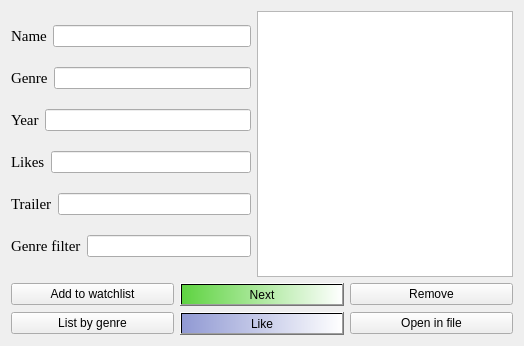
<?xml version="1.0" encoding="UTF-8"?>
<ui version="4.0">
 <class>UserGUI</class>
 <widget class="QWidget" name="UserGUI">
  <property name="geometry">
   <rect>
    <x>0</x>
    <y>0</y>
    <width>524</width>
    <height>346</height>
   </rect>
  </property>
  <property name="windowTitle">
   <string>UserGUI</string>
  </property>
  <layout class="QGridLayout" name="gridLayout_3">
   <item row="0" column="0">
    <layout class="QGridLayout" name="gridLayout_2">
     <item row="0" column="0">
      <layout class="QHBoxLayout" name="horizontalLayout_7">
       <item>
        <layout class="QVBoxLayout" name="verticalLayout">
         <item>
          <layout class="QHBoxLayout" name="horizontalLayout">
           <item>
            <widget class="QLabel" name="nameLabel">
             <property name="font">
              <font>
               <family>Times New Roman</family>
               <pointsize>11</pointsize>
              </font>
             </property>
             <property name="text">
              <string>Name</string>
             </property>
             <property name="alignment">
              <set>Qt::AlignCenter</set>
             </property>
            </widget>
           </item>
           <item>
            <widget class="QLineEdit" name="nameLine"/>
           </item>
          </layout>
         </item>
         <item>
          <layout class="QHBoxLayout" name="horizontalLayout_2">
           <item>
            <widget class="QLabel" name="genreLabel">
             <property name="font">
              <font>
               <family>Times New Roman</family>
               <pointsize>11</pointsize>
              </font>
             </property>
             <property name="text">
              <string>Genre</string>
             </property>
            </widget>
           </item>
           <item>
            <widget class="QLineEdit" name="genreLine"/>
           </item>
          </layout>
         </item>
         <item>
          <layout class="QHBoxLayout" name="horizontalLayout_3">
           <item>
            <widget class="QLabel" name="yearLabel">
             <property name="font">
              <font>
               <family>Times New Roman</family>
               <pointsize>11</pointsize>
              </font>
             </property>
             <property name="text">
              <string>Year</string>
             </property>
            </widget>
           </item>
           <item>
            <widget class="QLineEdit" name="yearLine"/>
           </item>
          </layout>
         </item>
         <item>
          <layout class="QHBoxLayout" name="horizontalLayout_4">
           <item>
            <widget class="QLabel" name="likesLabel">
             <property name="font">
              <font>
               <family>Times New Roman</family>
               <pointsize>11</pointsize>
               <bold>false</bold>
              </font>
             </property>
             <property name="text">
              <string>Likes</string>
             </property>
            </widget>
           </item>
           <item>
            <widget class="QLineEdit" name="likesLine"/>
           </item>
          </layout>
         </item>
         <item>
          <layout class="QHBoxLayout" name="horizontalLayout_5">
           <item>
            <widget class="QLabel" name="trailerLabel">
             <property name="font">
              <font>
               <family>Times New Roman</family>
               <pointsize>11</pointsize>
              </font>
             </property>
             <property name="text">
              <string>Trailer</string>
             </property>
            </widget>
           </item>
           <item>
            <widget class="QLineEdit" name="trailerLine"/>
           </item>
          </layout>
         </item>
         <item>
          <layout class="QHBoxLayout" name="horizontalLayout_6">
           <item>
            <widget class="QLabel" name="filterLabel">
             <property name="font">
              <font>
               <family>Times New Roman</family>
               <pointsize>11</pointsize>
              </font>
             </property>
             <property name="text">
              <string>Genre filter</string>
             </property>
            </widget>
           </item>
           <item>
            <widget class="QLineEdit" name="filterLine"/>
           </item>
          </layout>
         </item>
        </layout>
       </item>
       <item>
        <widget class="QListWidget" name="watchlist">
         <property name="styleSheet">
          <string notr="true"/>
         </property>
        </widget>
       </item>
      </layout>
     </item>
     <item row="1" column="0">
      <layout class="QGridLayout" name="gridLayout">
       <item row="0" column="2">
        <widget class="QPushButton" name="removeButton">
         <property name="text">
          <string>Remove</string>
         </property>
        </widget>
       </item>
       <item row="0" column="0">
        <widget class="QPushButton" name="addButton">
         <property name="text">
          <string>Add to watchlist</string>
         </property>
        </widget>
       </item>
       <item row="0" column="1">
        <widget class="QPushButton" name="nextButton">
         <property name="styleSheet">
          <string notr="true">background-color: qlineargradient(spread:pad, x1:0, y1:0, x2:1, y2:0, stop:0 rgba(94, 211, 65, 255), stop:1 rgba(255, 255, 255, 255));</string>
         </property>
         <property name="text">
          <string>Next</string>
         </property>
        </widget>
       </item>
       <item row="1" column="0">
        <widget class="QPushButton" name="filterButton">
         <property name="text">
          <string>List by genre</string>
         </property>
        </widget>
       </item>
       <item row="1" column="2">
        <widget class="QPushButton" name="openButton">
         <property name="text">
          <string>Open in file</string>
         </property>
        </widget>
       </item>
       <item row="1" column="1">
        <widget class="QPushButton" name="likeButton">
         <property name="styleSheet">
          <string notr="true">background-color: qlineargradient(spread:pad, x1:0, y1:0, x2:1, y2:0, stop:0 rgba(144, 153, 211, 255), stop:1 rgba(255, 255, 255, 255));</string>
         </property>
         <property name="text">
          <string>Like</string>
         </property>
        </widget>
       </item>
      </layout>
     </item>
    </layout>
   </item>
  </layout>
 </widget>
 <layoutdefault spacing="6" margin="11"/>
 <resources/>
 <connections/>
</ui>
